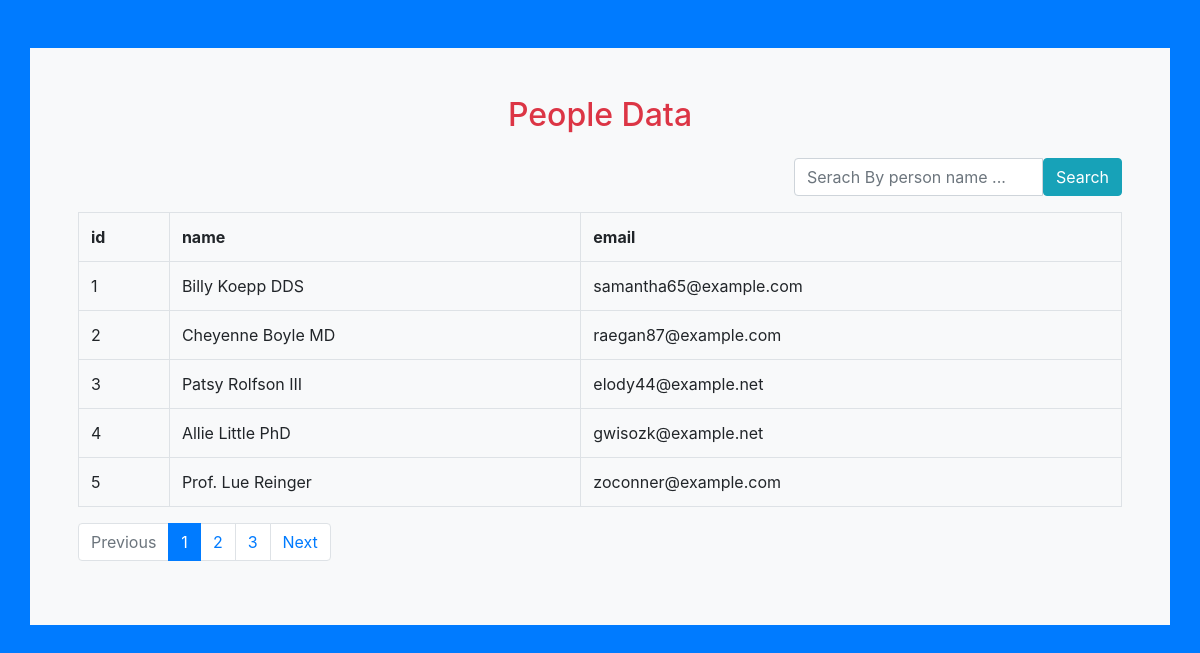
The page / on the database its author committed.
### tables this page shows
CREATE TABLE `people` (
  `id` int(10) unsigned NOT NULL AUTO_INCREMENT,
  `name` varchar(191) NOT NULL,
  `email` varchar(191) NOT NULL,
  `created_at` datetime DEFAULT CURRENT_TIMESTAMP,
  `updated_at` datetime DEFAULT CURRENT_TIMESTAMP,
  PRIMARY KEY (`id`)
);

### controllers/indexController.php (called while the page is built, shortened)
<?php
require 'config.php';
require 'core/Query.php';
$connection  = DB::connection($config);
$query = new Query($connection);
$page = 1;
$perpage = 5;
$offset = $page * $perpage - $perpage;
$searchText = isset($_GET['search']) ? $_GET['search'] : '';
$uri = isset($_GET['search']) ? '/?search=' . $_GET['search'] . '&' : '/?';
$people =  $query->get_users_from_db($offset, $perpage, $searchText) ;
$nubmer_of_record  = $query->get_total_row_number($searchText) ;
$total_page  = ceil ($nubmer_of_record / $perpage);
require 'views/index.view.php';

### index.php (called while the page is built)
<?php
require 'controllers/indexController.php';

### core/Query.php (called while the page is built, shortened)
<?php
class Query {
  protected $connection;
  public function __construct($connection)
  {
    $this->connection = $connection;
  }
  public function get_users_from_db ($offset = 5, $limit = 5, $search = '') {
    $sql = "select * from people limit $offset, $limit";
    $statement = $this->connection->prepare($sql);
    $statement->execute();
    return $statement->fetchAll(PDO::FETCH_OBJ);
  }
  public function get_total_row_number ($search = '') {
    $sql = 'select count(*) as total from people';
     $statement = $this->connection->prepare($sql);
     $statement->execute();
     $db_result =  $statement->fetch(PDO::FETCH_OBJ);
     return (int) $db_result->total;
  }
}

### views/index.view.php (the view, shortened to what this page needs)
<!DOCTYPE html>
<html lang="en">
<head>
  <link rel="stylesheet" href="https://cdnjs.cloudflare.com/ajax/libs/twitter-bootstrap/4.0.0-beta.2/css/bootstrap.css"/>
</head>
<body class="bg-primary">
  <div class="container bg-light p-5 mt-5">
    <h2 class="text-center mb-4">
      <a href="/" class="text-danger">People Data</a>
    </h2>
    <form method="get">
      <div class="row">
        <div class="col-md-4 ml-auto">
          <div class="form-group">
            <div class="input-group">
              <input type="text" name="search" id="search" placeholder="Serach By person name ..." class="form-control">
              <div class="input-group-addon">
                <button type="submit" class="btn btn-info">
                  Search
                </button>
              </div>
            </div>
          </div>
        </div>
      </div>
    </form>
    <table class="table table-bordered">
      <tr>
        <th>id</th>
        <th>name</th>
        <th>email</th>
      </tr>
      <?php foreach ($people as $person) : ?>
        <tr>
          <td><?= $person->id; ?></td>
          <td><?= $person->name; ?></td>
          <td><?= $person->email; ?></td>
        </tr>
      <?php endforeach; ?>
    </table>
    <nav>
      <ul class="pagination">
        <li class="page-item <?= $page <= 1 ? 'disabled' : '' ?>">
          <a href="<?php $uri; ?>page=<?= $page - 1 ; ?>" class="page-link">Previous</a>
        </li>
        <?php for($i = 1; $i <= $total_page; $i++) : ?>
          <li class="page-item <?= $page == $i ? 'active' : '' ?>">
            <a href="<?= $uri; ?>page=<?= $i; ?>" class="page-link"><?= $i; ?></a>
          </li>
        <?php endfor; ?>
        <li class="page-item <?= $page >= $total_page ? 'disabled' : '' ?>">
          <a href="<?= $uri; ?>page=<?= $page + 1 ; ?>" class="page-link">Next</a>
        </li>
      </ul>
  </nav>
  </div>
</body>
</html>

### rows shown on the page
people: id "1", name "Billy Koepp DDS", email "samantha65@example.com"
people: id "2", name "Cheyenne Boyle MD", email "raegan87@example.com"
people: id "3", name "Patsy Rolfson III", email "elody44@example.net"
people: id "4", name "Allie Little PhD", email "gwisozk@example.net"
people: id "5", name "Prof. Lue Reinger", email "zoconner@example.com"
